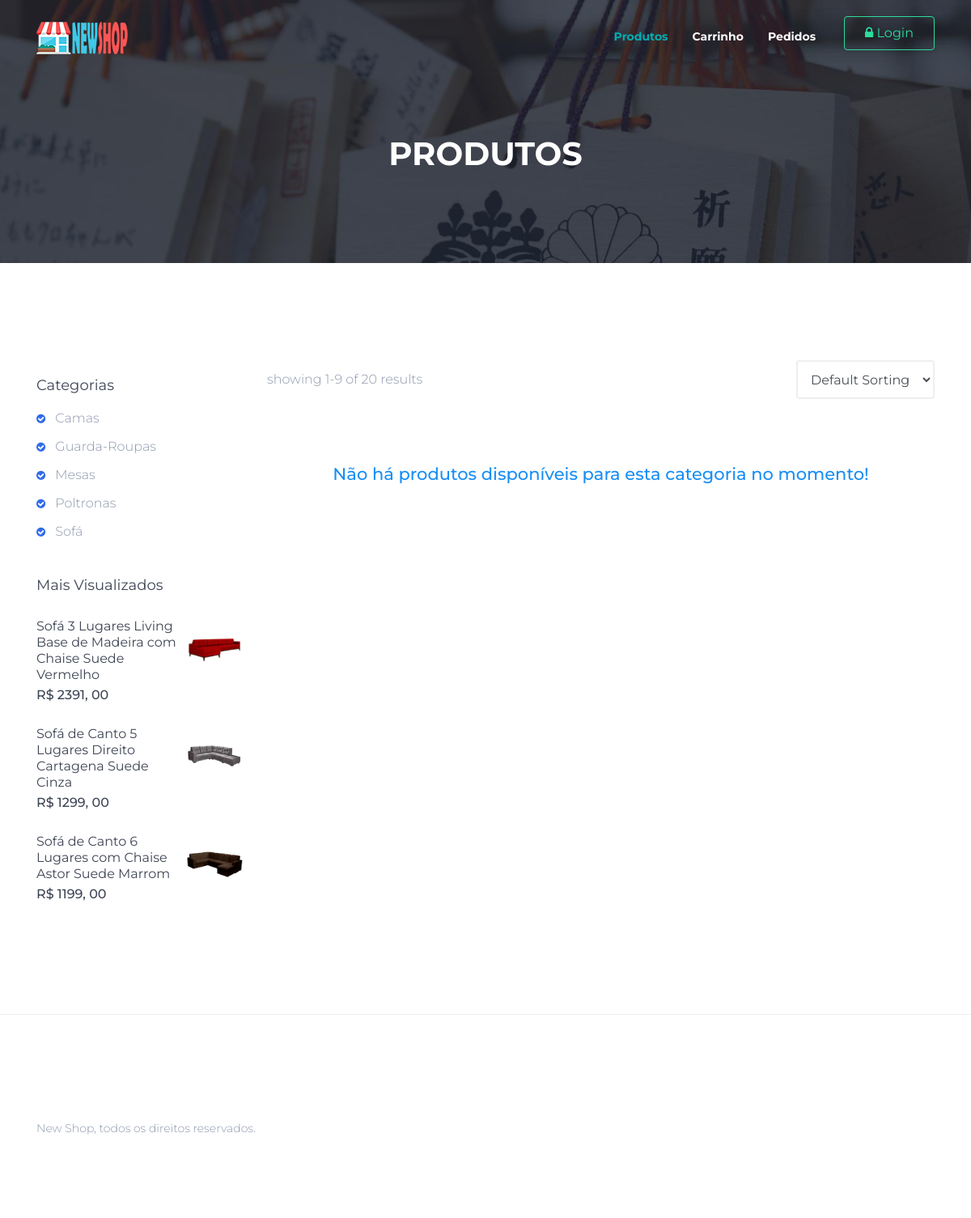
The page /index/index/3 on the database as committed earlier.
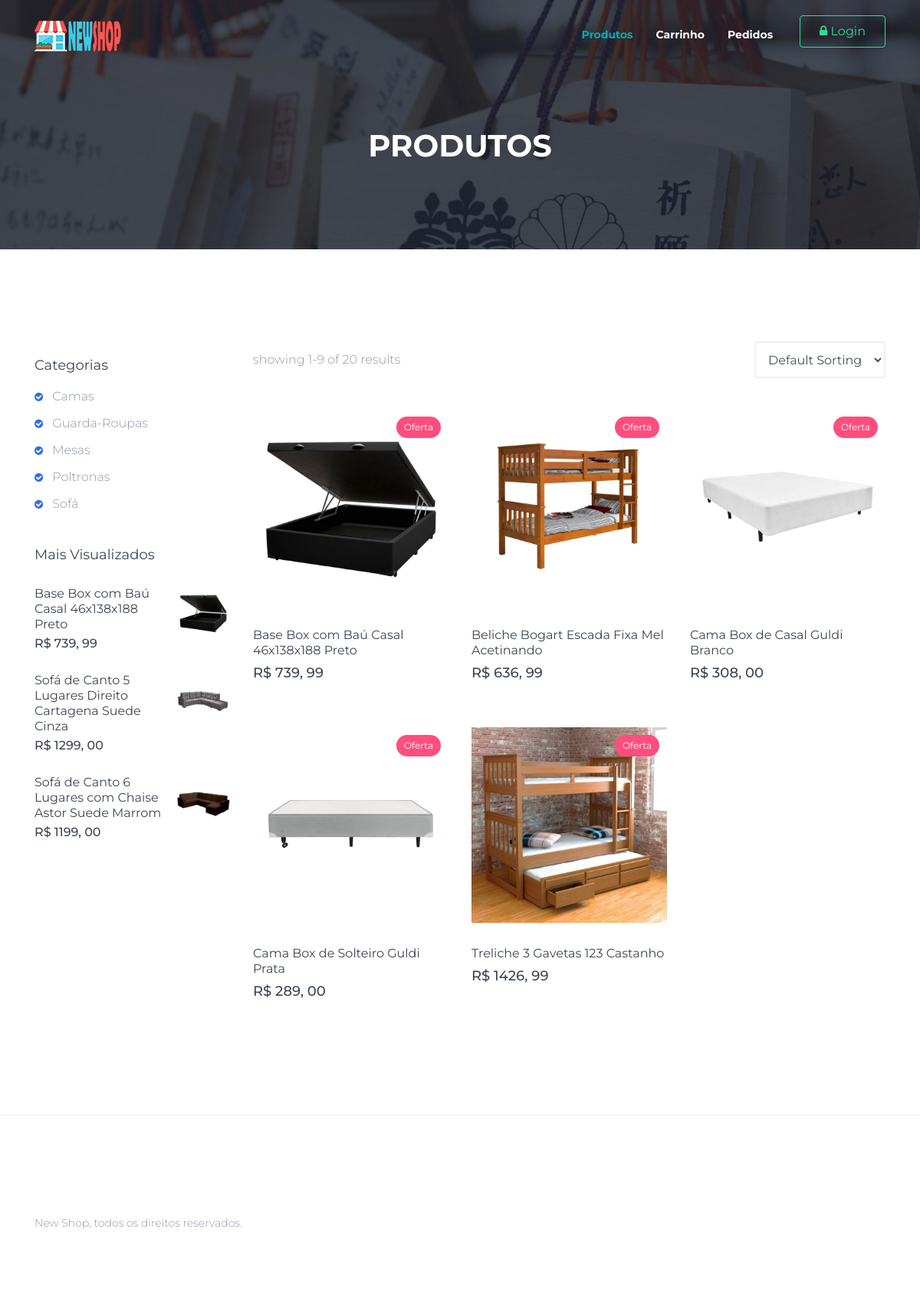
The same page on the database as committed later.
### tables this page shows
CREATE TABLE IF NOT EXISTS `categoria` (
  `id` int(11) NOT NULL AUTO_INCREMENT,
  `nome` varchar(50) NOT NULL,
  `status` int(11) NOT NULL DEFAULT '1' COMMENT '0: inativo / 1: ativo',
  `registrado_por` int(11) NOT NULL,
  `data_registro` datetime NOT NULL,
  `modificado_por` int(11) DEFAULT NULL,
  `data_modificacao` datetime DEFAULT NULL,
  PRIMARY KEY (`id`),
  KEY `nome` (`nome`)
);

CREATE TABLE IF NOT EXISTS `produto` (
  `id` int(11) NOT NULL AUTO_INCREMENT,
  `nome` varchar(150) NOT NULL,
  `descricao` text NOT NULL,
  `imagem` varchar(50) NOT NULL,
  `preco` decimal(10,2) NOT NULL,
  `visualizacao` int(11) DEFAULT '0',
  `status` int(11) NOT NULL COMMENT '0: inativo / 1: ativo',
  `registrado_por` int(11) NOT NULL,
  `data_registro` datetime NOT NULL,
  `modificado_por` int(11) DEFAULT NULL,
  `data_modificacao` datetime DEFAULT NULL,
  PRIMARY KEY (`id`),
  KEY `nome` (`nome`),
  KEY `preco` (`preco`)
);

### application/controllers/Index.php (called while the page is built, shortened)
<?php
class Index extends CI_Controller
{
    function __construct()
    {
        $this->load->model( 'index_db' );
    }
    public function index( $categoria_id = null )
    {
        $where['categoria_id'] = $categoria_id;
        $order_by = "";
        $dados['produtos'] = $this->index_db->produtos( $where, $order_by );
        $dados['categorias'] = $this->index_db->categorias();
        $dados['populares'] = $this->index_db->populares();
        $this->load->view( 'index', $dados );
    }
}

### index.php (called while the page is built, shortened)
<?php
require_once BASEPATH.'core/CodeIgniter.php';

### application/models/Index_db.php (called while the page is built, shortened)
<?php
class Index_db extends CI_Model
{
    public function produtos( $where, $order_by )
    {
        $orde = ( !empty( $order_by ) )? $order_by : "produto.nome";
        $wher = "produto.status = '1'";
        if( !empty( $where['categoria_id'] ) )
        {
            $wher .= " AND produto.id IN (SELECT produto_id FROM produto_categoria WHERE categoria_id = ".$where['categoria_id']." )";
        }
        $select = "produto.id, produto.nome, produto.descricao, produto.imagem, CONCAT('R$ ', REPLACE(produto.preco, '.', ',')) as preco";
        $this->db->select( $select );
        $this->db->from( 'produto');
        $this->db->where( $wher );
        $this->db->order_by( $orde );
        $query = $this->db->get();
        return $query->result();
    }
    public function categorias()
    {
        $select = "categoria.id, categoria.nome";
        $this->db->select( $select );
        $this->db->from( 'categoria');
        $this->db->where( "categoria.status = 1" );
        $this->db->order_by( 'categoria.nome' );
        $query = $this->db->get();
        return $query->result();
    }
    public function populares()
    {
        $select = "produto.id, produto.nome, produto.imagem, CONCAT( 'R$ ', REPLACE( produto.preco,'.',',' ) ) as preco";
        $this->db->select( $select );
        $this->db->from( 'produto' );
        $this->db->where( "produto.status = 1" );
        $this->db->limit(3);
        $this->db->order_by('visualizacao');
        $query = $this->db->get();
        return $query->result();
    }
}

### application/views/index.php (the view, shortened to what the changed rows need)
<body class="">
    <div id="main-wrapper">
        <div class="page-wrapper">
            <div class="container-fluid">
                <div class="banner-innerpage" style="background-image:url(<?php echo base_url('assets/images/banner-bg4.jpg'); ?>">
                    <div class="container">
                        <div class="row justify-content-center ">
                            <div class="col-md-6 align-self-center text-center" data-aos="fade-down" data-aos-duration="1200">
                                <h1 class="title">Produtos</h1>
                            </div>
                        </div>
                    </div>
                </div>
                <div class="spacer">
                    <div class="container">
                        <div class="row m-t-30">
                            <div class="col-lg-3">
                                <div class="m-b-40">
                                    <ul class="list-icons">
                                        <?php if( !empty( $categorias ) ): ?>
                                            <?php foreach( $categorias as $categoria ): ?>
                                                <li><a href="<?php echo base_url("index/index/$categoria->id") ?>"><i class="fa fa-check-circle text-themecolor"></i> <?php echo $categoria->nome ?></a></li>
                                            <?php endforeach; ?>
                                        <?php else: ?>
                                            <h4 class="col-md-12 text-info">Não há produtos registrados!</h4>
                                        <?php endif; ?>
                                    </ul>
                                </div>
                                <div class="m-b-40">
                                    <?php foreach( $populares as $popular ): ?>
                                        <div class="d-flex no-block m-b-20 m-t-20">
                                            <div class="btext m-r-10">
                                                <h6 class="m-b-0"><a href="<?php echo base_url( "index/produto/$popular->id" ); ?>" class="link"><?php echo $popular->nome ?></a></h6>
                                                <h6 class="font-medium m-t-5"><?php echo $popular->preco ?></h6>
                                            </div>
                                            <div class="thumb ml-auto"><a href="<?php echo base_url( "index/produto/$popular->id" ); ?>"><img src="<?php echo base_url( "admin/uploads/$popular->imagem" ); ?>" alt="wrapkit" width="70"></a></div>
                                        </div>
                                    <?php endforeach; ?>
                                </div>
                            </div>
                            <div class="col-lg-9">
                                <div class="row shop-listing">
                                    <?php if( !empty( $produtos ) ): ?>
                                        <?php foreach( $produtos as $produto ): ?>
                                        <div class="col-lg-4">
                                            <div class="card shop-hover">
                                                <img src="<?php echo base_url( "admin/uploads/$produto->imagem" ); ?>" alt="wrapkit" class="img-fluid" />
                                                <span class="label label-rounded label-danger">Oferta</span>
                                            </div>
                                            <div class="card">
                                                <h6><a href="#" class="link"><?php echo $produto->nome ?> </a></h6>
                                                <h5 class="font-medium m-b-30"><?php echo $produto->preco ?></h5>
                                            </div>
                                        </div>
                                        <?php endforeach; ?>
                                    <?php else: ?>
                                        <h4 class="col-md-12 text-info m-t-40 text-center">Não há produtos disponíveis para esta categoria no momento!</h4>
                                    <?php endif; ?>
                                </div>
                            </div>
                        </div>
                    </div>
                </div>
            </div>
        </div>
    </div>
</body>
</html>

Rows that differ between the two databases and show on the page:
no longer on this page (row unchanged): produto: nome "Sofá 3 Lugares Living Base de Madeira com Chaise Suede Vermelho", preco "R$ 2391, 00", imagem (picture), shown under "Mais Visualizados"
added produto: nome "Base Box com Baú Casal 46x138x188 Preto", preco "R$ 739, 99", imagem (picture)
added produto: imagem (picture), nome "Beliche Bogart Escada Fixa Mel Acetinando", preco "R$ 636, 99"
added produto: imagem (picture), nome "Cama Box de Casal Guldi Branco", preco "R$ 308, 00"
added produto: imagem (picture), nome "Cama Box de Solteiro Guldi Prata", preco "R$ 289, 00"
added produto: imagem (picture), nome "Treliche 3 Gavetas 123 Castanho", preco "R$ 1426, 99"
Other text that changed with them:
text no longer shown: "Não há produtos disponíveis para esta categoria no momento!"
